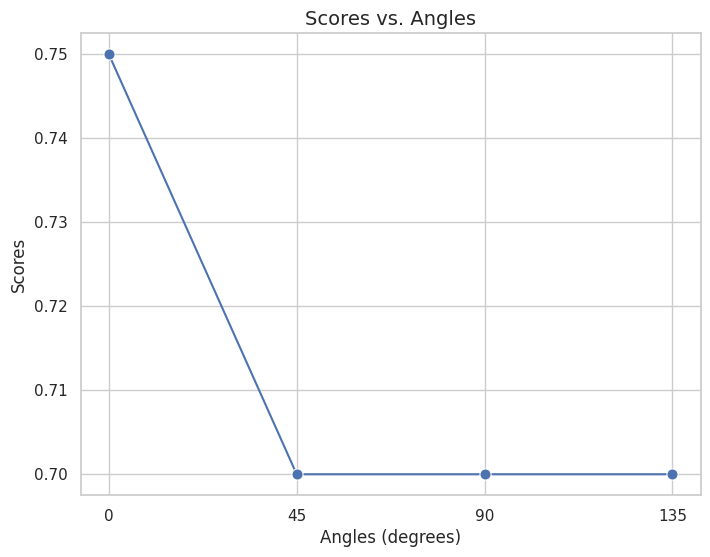
#> input picture images/svm_standard_scaler.png, 710 x 557 px, given as the content of the folder TAMU/2024 FALL/ECEN 649 Pattern Reg/Project/Calc_Test_Images, which was not available
$ python jpg_to_png.py
#> lines starting #> are read from the running program, lines starting #| are printed output that depends on the picture
import os
from PIL import Image
from tkinter import Tk, filedialog


# Create new file
def select_output_folder():
    Tk().withdraw()
    folder_selected = filedialog.askdirectory(title="Select or Create Output Folder")
#> the answer given: ../images
    if not folder_selected:
        print("No folder selected. Exiting.")
        exit()
    return folder_selected
#%%
input_folder = '/Users/mac/Desktop/TAMU/2024 FALL/ECEN 649 Pattern Reg/Project/Calc_Test_Images'

output_folder = select_output_folder()

os.makedirs(output_folder, exist_ok=True)

# Image processing
processed_count = 0
for file_name in os.listdir(input_folder):
    input_file_path = os.path.join(input_folder, file_name)

    if os.path.isfile(input_file_path) and file_name.lower().endswith(('.png', '.jpg', '.jpeg', '.tiff', '.bmp')):
        try:
            img = Image.open(input_file_path)
#> img is the input picture: PIL image 710x557 RGB; mean R, G, B 251.4, 251.6, 251.9

            # To .png
            png_file_name = os.path.splitext(file_name)[0] + ".png"
            png_file_path = os.path.join(output_folder, png_file_name)
            img.save(png_file_path, format="PNG")

        except Exception as e:
            print(f"Error processing file {file_name}: {e}")

print(f"Done: {processed_count} ，Save path：{output_folder}")
#%%
from PIL import Image
import os

image_folder = '//Users/mac/Desktop/TAMU/2024 FALL/ECEN 649 Pattern Reg/Project/samples/'

for image_name in os.listdir(image_folder):
    image_path = os.path.join(image_folder, image_name)

    if os.path.isfile(image_path) and not image_name.startswith('.'):
        with Image.open(image_path) as img:
            print(f"{image_name}: {img.size}")
#| svm_standard_scaler.png: (710, 557)
#%%
from PIL import Image
import os

image_folder = '//Users/mac/Desktop/TAMU/2024 FALL/ECEN 649 Pattern Reg/Project/samples/'
output_folder = '//Users/mac/Desktop/TAMU/2024 FALL/ECEN 649 Pattern Reg/Project/samples/resized_samples/'
os.makedirs(output_folder, exist_ok=True)

target_size = (869, 1152)

for image_name in os.listdir(image_folder):
    image_path = os.path.join(image_folder, image_name)

    if os.path.isfile(image_path) and not image_name.startswith('.'):
        with Image.open(image_path) as img:

            resized_img = img.resize(target_size)
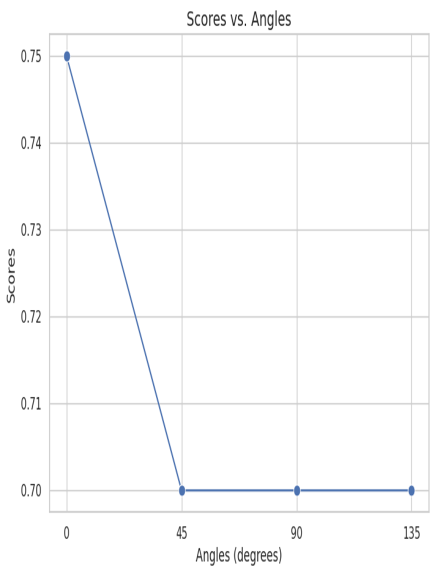
#> resized_img: PIL image 869x1152 RGB (shown at 1/2 size); mean R, G, B 251.4, 251.6, 251.9
            resized_img.save(os.path.join(output_folder, image_name))

print("Done")

$ run again, on images/svm_yeo_johnson.png
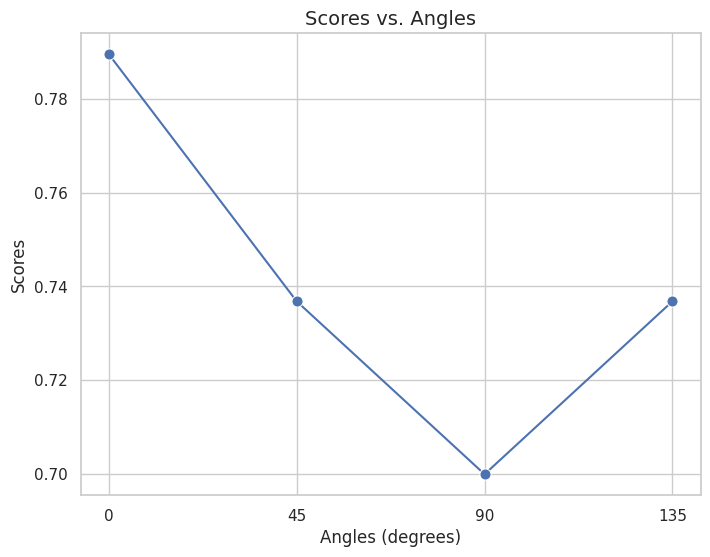
#> input picture images/svm_yeo_johnson.png, 710 x 557 px, given as the content of the folder TAMU/2024 FALL/ECEN 649 Pattern Reg/Project/Calc_Test_Images, which was not available
#> img is the input picture: PIL image 710x557 RGB; mean R, G, B 251.6, 251.7, 252
#| svm_yeo_johnson.png: (710, 557)
#> `resized_img = img.resize(target_size)`:
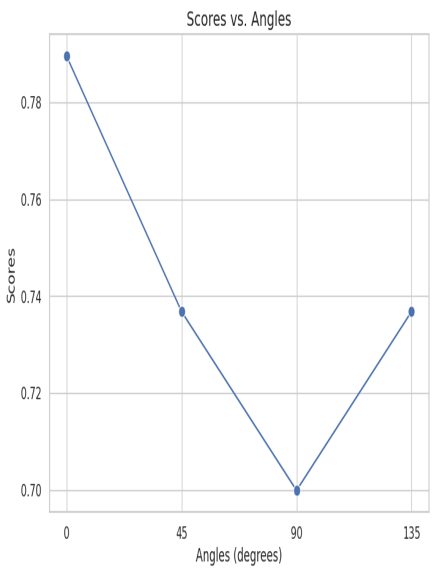
#> resized_img: PIL image 869x1152 RGB (shown at 1/2 size); mean R, G, B 251.5, 251.7, 252
